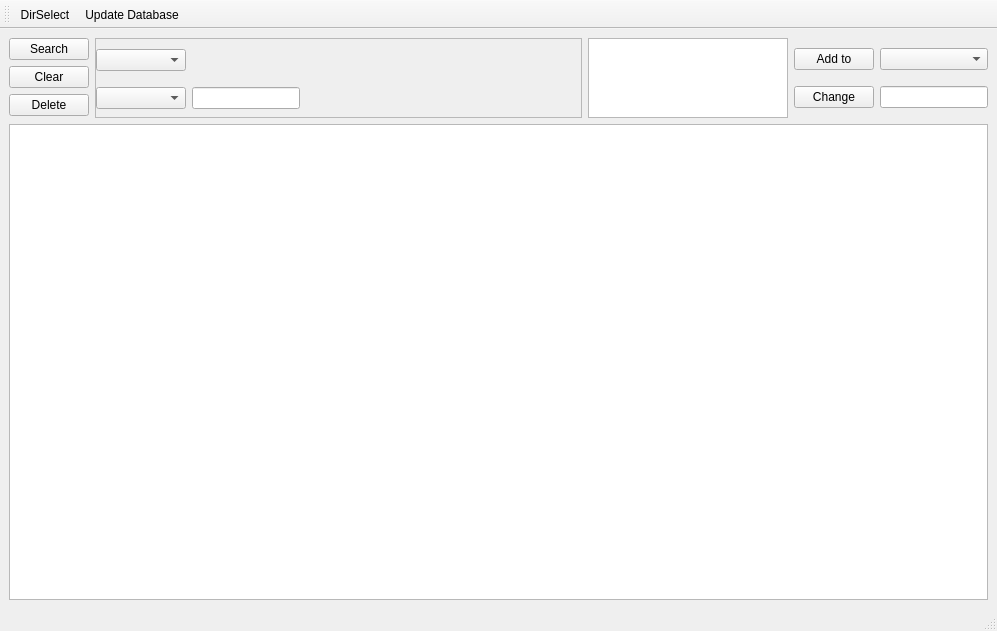
<?xml version="1.0" encoding="UTF-8"?>
<ui version="4.0">
 <class>Musicdexer</class>
 <widget class="QMainWindow" name="Musicdexer">
  <property name="geometry">
   <rect>
    <x>0</x>
    <y>0</y>
    <width>997</width>
    <height>631</height>
   </rect>
  </property>
  <property name="sizePolicy">
   <sizepolicy hsizetype="Ignored" vsizetype="Ignored">
    <horstretch>0</horstretch>
    <verstretch>0</verstretch>
   </sizepolicy>
  </property>
  <property name="windowTitle">
   <string>Musicdexer</string>
  </property>
  <widget class="QWidget" name="centralwidget">
   <property name="sizePolicy">
    <sizepolicy hsizetype="Ignored" vsizetype="Ignored">
     <horstretch>0</horstretch>
     <verstretch>0</verstretch>
    </sizepolicy>
   </property>
   <layout class="QVBoxLayout" name="verticalLayout_2">
    <item>
     <layout class="QHBoxLayout" name="horizontalLayout">
      <property name="sizeConstraint">
       <enum>QLayout::SetNoConstraint</enum>
      </property>
      <item>
       <layout class="QVBoxLayout" name="verticalLayout_Search">
        <property name="sizeConstraint">
         <enum>QLayout::SetNoConstraint</enum>
        </property>
        <item>
         <widget class="QPushButton" name="pbtnSearch">
          <property name="sizePolicy">
           <sizepolicy hsizetype="Fixed" vsizetype="Fixed">
            <horstretch>0</horstretch>
            <verstretch>0</verstretch>
           </sizepolicy>
          </property>
          <property name="text">
           <string>Search</string>
          </property>
         </widget>
        </item>
        <item>
         <widget class="QPushButton" name="pbtnClear">
          <property name="sizePolicy">
           <sizepolicy hsizetype="Fixed" vsizetype="Fixed">
            <horstretch>0</horstretch>
            <verstretch>0</verstretch>
           </sizepolicy>
          </property>
          <property name="text">
           <string>Clear</string>
          </property>
         </widget>
        </item>
        <item>
         <widget class="QPushButton" name="pbtnDelete">
          <property name="sizePolicy">
           <sizepolicy hsizetype="Fixed" vsizetype="Fixed">
            <horstretch>0</horstretch>
            <verstretch>0</verstretch>
           </sizepolicy>
          </property>
          <property name="text">
           <string>Delete</string>
          </property>
         </widget>
        </item>
       </layout>
      </item>
      <item>
       <widget class="QScrollArea" name="scrollArea">
        <property name="sizePolicy">
         <sizepolicy hsizetype="Expanding" vsizetype="Fixed">
          <horstretch>0</horstretch>
          <verstretch>0</verstretch>
         </sizepolicy>
        </property>
        <property name="minimumSize">
         <size>
          <width>0</width>
          <height>80</height>
         </size>
        </property>
        <property name="verticalScrollBarPolicy">
         <enum>Qt::ScrollBarAlwaysOff</enum>
        </property>
        <property name="widgetResizable">
         <bool>true</bool>
        </property>
        <widget class="QWidget" name="scrollAreaWidgetContents_3">
         <property name="geometry">
          <rect>
           <x>0</x>
           <y>0</y>
           <width>464</width>
           <height>78</height>
          </rect>
         </property>
         <property name="sizePolicy">
          <sizepolicy hsizetype="Expanding" vsizetype="Expanding">
           <horstretch>0</horstretch>
           <verstretch>0</verstretch>
          </sizepolicy>
         </property>
         <property name="minimumSize">
          <size>
           <width>0</width>
           <height>0</height>
          </size>
         </property>
         <widget class="QWidget" name="horizontalLayoutWidget">
          <property name="geometry">
           <rect>
            <x>0</x>
            <y>0</y>
            <width>641</width>
            <height>81</height>
           </rect>
          </property>
          <layout class="QHBoxLayout" name="horizontalLayout_SearchArea">
           <property name="sizeConstraint">
            <enum>QLayout::SetNoConstraint</enum>
           </property>
           <item>
            <layout class="QGridLayout" name="gridLayout_Query">
             <property name="sizeConstraint">
              <enum>QLayout::SetNoConstraint</enum>
             </property>
             <item row="0" column="0">
              <widget class="QComboBox" name="cboxField">
               <property name="sizePolicy">
                <sizepolicy hsizetype="Fixed" vsizetype="Fixed">
                 <horstretch>0</horstretch>
                 <verstretch>0</verstretch>
                </sizepolicy>
               </property>
               <property name="minimumSize">
                <size>
                 <width>90</width>
                 <height>0</height>
                </size>
               </property>
              </widget>
             </item>
             <item row="1" column="1">
              <widget class="QLineEdit" name="lieditSearch">
               <property name="sizePolicy">
                <sizepolicy hsizetype="Fixed" vsizetype="Fixed">
                 <horstretch>0</horstretch>
                 <verstretch>0</verstretch>
                </sizepolicy>
               </property>
              </widget>
             </item>
             <item row="1" column="0">
              <widget class="QComboBox" name="cboxOperator"/>
             </item>
            </layout>
           </item>
           <item>
            <spacer name="horizontalSpacer_2">
             <property name="orientation">
              <enum>Qt::Horizontal</enum>
             </property>
             <property name="sizeType">
              <enum>QSizePolicy::Expanding</enum>
             </property>
             <property name="sizeHint" stdset="0">
              <size>
               <width>0</width>
               <height>70</height>
              </size>
             </property>
            </spacer>
           </item>
          </layout>
         </widget>
        </widget>
       </widget>
      </item>
      <item>
       <widget class="QTreeView" name="treeView">
        <property name="sizePolicy">
         <sizepolicy hsizetype="Preferred" vsizetype="Fixed">
          <horstretch>0</horstretch>
          <verstretch>0</verstretch>
         </sizepolicy>
        </property>
        <property name="minimumSize">
         <size>
          <width>80</width>
          <height>40</height>
         </size>
        </property>
        <property name="maximumSize">
         <size>
          <width>200</width>
          <height>80</height>
         </size>
        </property>
       </widget>
      </item>
      <item>
       <layout class="QGridLayout" name="gridLayout_Edit">
        <property name="sizeConstraint">
         <enum>QLayout::SetNoConstraint</enum>
        </property>
        <item row="1" column="0">
         <widget class="QPushButton" name="pbtnChange">
          <property name="sizePolicy">
           <sizepolicy hsizetype="Fixed" vsizetype="Fixed">
            <horstretch>0</horstretch>
            <verstretch>0</verstretch>
           </sizepolicy>
          </property>
          <property name="text">
           <string>Change</string>
          </property>
         </widget>
        </item>
        <item row="0" column="1">
         <widget class="QComboBox" name="cboxFieldE">
          <property name="sizePolicy">
           <sizepolicy hsizetype="Preferred" vsizetype="Fixed">
            <horstretch>0</horstretch>
            <verstretch>0</verstretch>
           </sizepolicy>
          </property>
          <property name="minimumSize">
           <size>
            <width>0</width>
            <height>0</height>
           </size>
          </property>
         </widget>
        </item>
        <item row="1" column="1">
         <widget class="QLineEdit" name="lieditUpdate">
          <property name="sizePolicy">
           <sizepolicy hsizetype="Preferred" vsizetype="Fixed">
            <horstretch>0</horstretch>
            <verstretch>0</verstretch>
           </sizepolicy>
          </property>
         </widget>
        </item>
        <item row="0" column="0">
         <widget class="QPushButton" name="pbtnAddto">
          <property name="text">
           <string>Add to</string>
          </property>
         </widget>
        </item>
       </layout>
      </item>
     </layout>
    </item>
    <item>
     <widget class="QTableView" name="tableView">
      <property name="sizePolicy">
       <sizepolicy hsizetype="Ignored" vsizetype="Expanding">
        <horstretch>0</horstretch>
        <verstretch>0</verstretch>
       </sizepolicy>
      </property>
      <property name="sortingEnabled">
       <bool>true</bool>
      </property>
      <attribute name="horizontalHeaderCascadingSectionResizes">
       <bool>true</bool>
      </attribute>
     </widget>
    </item>
   </layout>
  </widget>
  <widget class="QToolBar" name="toolBar">
   <property name="windowTitle">
    <string>toolBar</string>
   </property>
   <attribute name="toolBarArea">
    <enum>TopToolBarArea</enum>
   </attribute>
   <attribute name="toolBarBreak">
    <bool>false</bool>
   </attribute>
   <addaction name="actionDirSelect"/>
   <addaction name="actionSync"/>
  </widget>
  <widget class="QStatusBar" name="statusBar"/>
  <action name="actionDirSelect">
   <property name="icon">
    <iconset resource="../res/musicdexer.qrc">
     <normaloff>:/folder-sound.png</normaloff>:/folder-sound.png</iconset>
   </property>
   <property name="text">
    <string>DirSelect</string>
   </property>
   <property name="toolTip">
    <string>Click to select your music collection directory.</string>
   </property>
  </action>
  <action name="actionSync">
   <property name="icon">
    <iconset resource="../res/musicdexer.qrc">
     <normaloff>:/view-refresh.png</normaloff>:/view-refresh.png</iconset>
   </property>
   <property name="text">
    <string>Update Database</string>
   </property>
   <property name="toolTip">
    <string>Update Database</string>
   </property>
  </action>
 </widget>
 <resources>
  <include location="../res/musicdexer.qrc"/>
 </resources>
 <connections/>
</ui>
